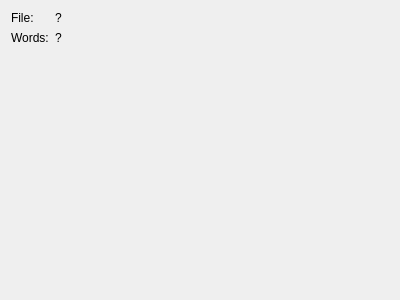
<?xml version="1.0" encoding="UTF-8"?>
<ui version="4.0">
 <class>InfoPanel</class>
 <widget class="QWidget" name="InfoPanel">
  <property name="geometry">
   <rect>
    <x>0</x>
    <y>0</y>
    <width>400</width>
    <height>300</height>
   </rect>
  </property>
  <property name="windowTitle">
   <string>Information</string>
  </property>
  <layout class="QFormLayout" name="formLayout">
   <property name="leftMargin">
    <number>11</number>
   </property>
   <property name="topMargin">
    <number>11</number>
   </property>
   <property name="rightMargin">
    <number>11</number>
   </property>
   <item row="0" column="0">
    <widget class="QLabel" name="fileLabel">
     <property name="text">
      <string>File:</string>
     </property>
    </widget>
   </item>
   <item row="0" column="1">
    <widget class="QLabel" name="fileValue">
     <property name="text">
      <string>?</string>
     </property>
    </widget>
   </item>
   <item row="1" column="1">
    <widget class="QLabel" name="wordsCountValue">
     <property name="text">
      <string>?</string>
     </property>
    </widget>
   </item>
   <item row="1" column="0">
    <widget class="QLabel" name="wordsCountLabel">
     <property name="text">
      <string>Words:</string>
     </property>
    </widget>
   </item>
  </layout>
 </widget>
 <resources/>
 <connections/>
</ui>
